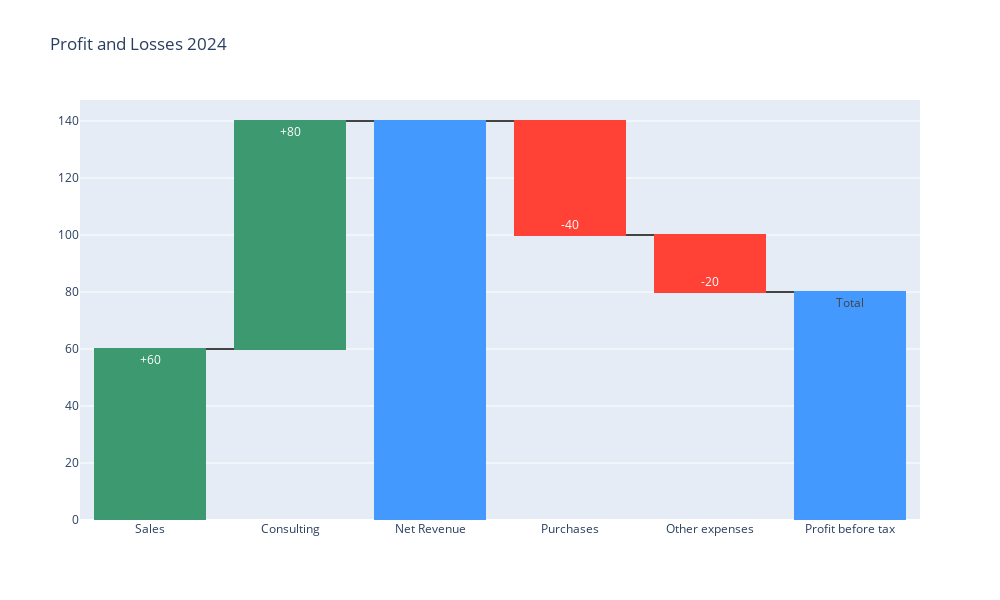

Here is the notebook cell this chart was saved with:
### Code cell
fig = go.Figure(go.Waterfall(x = ["Sales", "Consulting", "Net Revenue", "Purchases", "Other expenses", "Profit before tax"],
                             y = [60, 80, 0, -40, -20, 0],
                             text = ["+60", "+80", "", "-40", "-20", "Total"],
                             measure = ["relative", "relative", "total", "relative", "relative", "total"],
                             ))

fig.update_layout(title = "Profit and Losses 2024",
                  width=1000,
                  height=600)

fig.show()

### Figure 1 — Plotly figure (JSON) as saved in the notebook; plotly's stock layout.template omitted (floating-point values rounded to 4 significant figures)
{"data": [{"measure": ["relative", "relative", "total", "relative", "relative", "total"], "text": ["+60", "+80", "", "-40", "-20", "Total"], "type": "waterfall", "x": ["Sales", "Consulting", "Net Revenue", "Purchases", "Other expenses", "Profit before tax"], "y": [60, 80, 0, -40, -20, 0]}], "layout": {"height": 600, "title": {"text": "Profit and Losses 2024"}, "width": 1000}}
